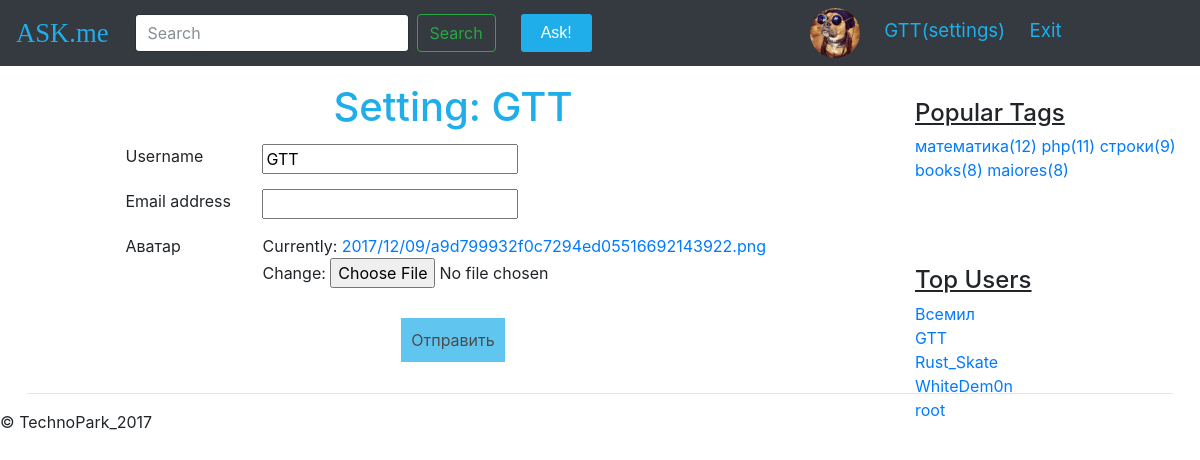
Screenshot of /userset/ (signed in) with the database file from the repository.
### questions/models.py (models this page shows, shortened)
class User(AbstractUser):
    upload = models.ImageField(default='static/img/ava.png', upload_to='%Y/%m/%d/', verbose_name=u"Аватар")
    rating = models.IntegerField(default=0, verbose_name=u"Рейтинг")
    objects = MyUserManager()

class Tag(models.Model):
    title = models.CharField(max_length=120, unique=True, verbose_name=u"Заголовок тега")
    objects = TagManager()

### questions/views.py (the view)
# urls.py: url(r'^userset/', views.userset, name='userset'),
@login_required
def userset(request):
    ctx = dict()
    tag_list = get_top_tags()
    user_list = get_top_users()
    ctx['user_list'] = user_list
    ctx['title'] = 'ASK.me-user settings'
    ctx['tag_list'] = tag_list
    if request.POST:
        user = User.objects.get(id=request.user.id)
        form = forms.ProfileForm(request.POST, request.FILES, instance=user)
        if form.is_valid():
            form.save()
            return redirect('./')
    else:
        user = User.objects.get(id = request.user.id)
        form = forms.ProfileForm(instance=user)
    ctx['form'] = form
    return render(request, 'userset.html', ctx)

### questions/forms.py
class ProfileForm(forms.ModelForm):
    class Meta:
        model = models.User
        fields = ['username', 'email', 'upload']

### questions/models.py (called while the page is built)
    def get_top_N(self,N):
        return self.order_by('-rating')[0:N]

    def get_top_N(self,N):
        return self.values('title').annotate(num_questions=Count('question')).order_by('-num_questions')[0:N]

### questions/views.py (called while the page is built)
def get_top_tags():
    return Tag.objects.get_top_N(5)

def get_top_users():
    return User.objects.get_top_N(5)

### templates/userset.html (shortened to what this page needs)
{% extends "base.html" %}
{% block content %}
          <div class="new_quest">
            <h1>Setting: {{ request.user.username }}</h1>
            <form action=" " method="POST" enctype="multipart/form-data">
                {% for field in form %}
                    <div class = "row regPoint
                    {% if field.errors %} has-error {% endif %}">
                    <div class="col-md-1"></div>
                    <div class="col-2 control-label">{{ field.label }}</div>
                    <div class="col-9 controls">{{ field }}</div>
                    </div>
                 {% endfor %}
             <div class="forma">
              <div class="questButt">
                <button class="submit">
                  Отправить
                </button>
              </div>
              </div>
              </form>
          </div>
{% endblock %}

### templates/base.html (shortened to what this page needs)
<!DOCTYPE html>
<html lang="en"><head><meta http-equiv="Content-Type" content="text/html; charset=UTF-8">
    <link href="/static/css/bootstrap/dist/css/bootstrap.min.css" rel="stylesheet">
    <link href="/static/css/my_style.css" rel="stylesheet">
  </head>
  <body>
    <nav class="navbar navbar-expand-md fixed-top navbar-dark bg-dark">
      <a class="navbar-brand" href="{% url 'index' %}">ASK.me</a>
      <div class="collapse navbar-collapse" id="navbarsExampleDefault">
        <ul class="navbar-nav mr-auto">
        <form class="form-inline my-2 my-lg-0 mySearch " action=" " method="GET">
          <input class="form-control mr-sm-2" type="text" placeholder="Search" aria-label="Search" name="search">
          <button class="btn btn-outline-success my-2 my-sm-0" type="submit">Search</button>
        </form>
        </ul>
        <ul class="navbar-nav mr-auto">
          <a href="{% url 'ask' %}" class="btn-ask">Ask!</a>
        </ul>
      </div>
        {% if user.is_authenticated %}
                <div class="col-md-4">
                    <img src="{{ request.user.upload.url }}" width="50" height="50" alt="ava" class="ava">
                    <a href="{% url 'userset' %}" class="myLogin">{{ request.user }}(settings)</a>
                    <a href="{% url 'logout' %}" class="myLogin">Exit</a>
                </div>
            {% else %}
      	        <div class="col-md-3 col-sm-5">
                 <a href="{% url 'signin' %}" class="myLogin">Sign In</a>
                <a href="{% url 'signup' %}" class="myLogin">Sign Up</a>
            {% endif %}
    </nav>
    <main role="main" class="container-fluid mymarg">
      <div class="row row-offcanvas row-offcanvas-right">
        <div class="col-9">
          {% block content %} {% endblock %}
        </div>
		<aside class="col-3 ml-sm-auto blog-sidebar">
          <div class="sidebar-module">
            <u><h4>Popular Tags</h4></u>
            <div>
                {% for tagg in tag_list %}
                    <a href="{% url 'tag_detail' tagg.title %}" class="otherPlace">{{ tagg.title }}({{ tagg.num_questions }}) </a>
                {% endfor %}
            </div>
          </div>
          <div class="sidebar-module mymarg">
            <u><h4>Top Users</h4></u>
            <ol class="list-unstyled">
                {% for user in user_list %}
                    <li><a href="#">{{ user.username }}</a></li>
                {% endfor %}
            </ol>
          </div>
        </aside>
      </div>
      <hr>
    </main>
      <footer>
        <p>© TechnoPark_2017</p>
      </footer>
  </body></html>

### static/css/my_style.css (style rules this page uses)
.mr-auto { margin-right: 25px !important; }
.btn-ask { padding: 7px 20px 7px 20px; background: #1FAEE9; font-family: "Arial"; color: #ffffff; border-radius: 3px; text-decoration: none; }
a.btn-ask:active, a.btn-ask { text-decoration: none; }
a.navbar-brand { font-family: "Сomic Sans MS"; font-size: 20pt; color: #1FAEE9 !important; }
form.mySearch { margin-left: 10px; }
.mymarg { margin-top: 85px; }
a.otherPlace { color: blue font-size: 16px; }
main.container-fluid { width: 98%; }
a.myLogin { font-size: 14pt; color: #1FAEE9; margin-left: 20px; }
img.ava { margin-right: 00px; border-radius: 100%; }
div.new_quest h1 { text-align: center; color: #1FAEE9; }
div.questButt { text-align: center; }
button.submit { margin: 15px; padding: 10px; background: #1FAEE9; opacity: .7; border: 0; }
.regPoint { margin: 15px; }
.blog-sidebar { position: fixed; top: 100px; right: 0px; }

### rows the page displays
User: user.upload (picture), user "GTT", user.username "GTT", form "GTT", username "GTT"
Tag: title "математика", num_questions "12"
Tag: title "php", num_questions "11"
Tag: title "строки", num_questions "9"
Tag: title "books", num_questions "8"
Tag: title "maiores", num_questions "8"
User: username "Всемил"
User: username "Rust_Skate"
User: username "WhiteDem0n"
User: username "root"

### other values shown
{{ field.label }} "Username" "Email address" "Аватар"
